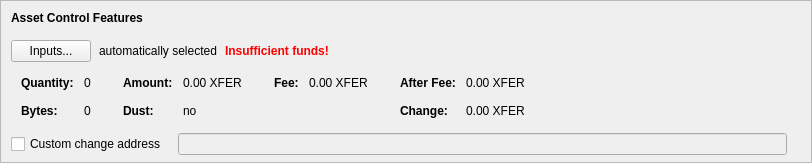
      <widget class="QFrame" name="frameAssetControl">
       <property name="sizePolicy">
        <sizepolicy hsizetype="Expanding" vsizetype="Fixed">
         <horstretch>0</horstretch>
         <verstretch>0</verstretch>
        </sizepolicy>
       </property>
       <property name="maximumSize">
        <size>
         <width>16777215</width>
         <height>16777215</height>
        </size>
       </property>
       <property name="frameShape">
        <enum>QFrame::StyledPanel</enum>
       </property>
       <property name="frameShadow">
        <enum>QFrame::Sunken</enum>
       </property>
       <layout class="QVBoxLayout" name="verticalLayoutAssetControl2">
        <property name="spacing">
         <number>0</number>
        </property>
        <property name="leftMargin">
         <number>0</number>
        </property>
        <property name="topMargin">
         <number>0</number>
        </property>
        <property name="rightMargin">
         <number>0</number>
        </property>
        <property name="bottomMargin">
         <number>6</number>
        </property>
        <item>
         <layout class="QVBoxLayout" name="verticalLayoutAssetControl" stretch="0,0,0,0,1">
          <property name="spacing">
           <number>0</number>
          </property>
          <property name="leftMargin">
           <number>10</number>
          </property>
          <property name="topMargin">
           <number>10</number>
          </property>
          <item>
           <layout class="QHBoxLayout" name="horizontalLayoutAssetControl1">
            <property name="bottomMargin">
             <number>15</number>
            </property>
            <item>
             <widget class="QLabel" name="labelAssetControlFeatures">
              <property name="sizePolicy">
               <sizepolicy hsizetype="Preferred" vsizetype="Maximum">
                <horstretch>0</horstretch>
                <verstretch>0</verstretch>
               </sizepolicy>
              </property>
              <property name="font">
               <font>
                <weight>75</weight>
                <bold>true</bold>
               </font>
              </property>
              <property name="styleSheet">
               <string notr="true">font-weight:bold;</string>
              </property>
              <property name="text">
               <string>Asset Control Features</string>
              </property>
             </widget>
            </item>
           </layout>
          </item>
          <item>
           <layout class="QHBoxLayout" name="horizontalLayoutAssetControl2" stretch="0,0,0,0">
            <property name="spacing">
             <number>8</number>
            </property>
            <property name="bottomMargin">
             <number>10</number>
            </property>
            <item>
             <widget class="QPushButton" name="pushButtonAssetControl">
              <property name="styleSheet">
               <string notr="true"/>
              </property>
              <property name="text">
               <string>Inputs...</string>
              </property>
              <property name="autoDefault">
               <bool>false</bool>
              </property>
             </widget>
            </item>
            <item>
             <widget class="QLabel" name="labelAssetControlAutomaticallySelected">
              <property name="text">
               <string>automatically selected</string>
              </property>
              <property name="margin">
               <number>5</number>
              </property>
             </widget>
            </item>
            <item>
             <widget class="QLabel" name="labelAssetControlInsuffFunds">
              <property name="font">
               <font>
                <weight>75</weight>
                <bold>true</bold>
               </font>
              </property>
              <property name="styleSheet">
               <string notr="true">color:red;font-weight:bold;</string>
              </property>
              <property name="text">
               <string>Insufficient funds!</string>
              </property>
              <property name="margin">
               <number>5</number>
              </property>
             </widget>
            </item>
            <item>
             <spacer name="horizontalSpacerAssetControl">
              <property name="orientation">
               <enum>Qt::Horizontal</enum>
              </property>
              <property name="sizeHint" stdset="0">
               <size>
                <width>40</width>
                <height>1</height>
               </size>
              </property>
             </spacer>
            </item>
           </layout>
          </item>
          <item>
           <widget class="QWidget" name="widgetAssetControl" native="true">
            <property name="sizePolicy">
             <sizepolicy hsizetype="Preferred" vsizetype="Preferred">
              <horstretch>0</horstretch>
              <verstretch>0</verstretch>
             </sizepolicy>
            </property>
            <property name="minimumSize">
             <size>
              <width>0</width>
              <height>0</height>
             </size>
            </property>
            <property name="styleSheet">
             <string notr="true"/>
            </property>
            <layout class="QHBoxLayout" name="horizontalLayoutAssetControl5">
             <property name="leftMargin">
              <number>0</number>
             </property>
             <property name="topMargin">
              <number>0</number>
             </property>
             <property name="rightMargin">
              <number>0</number>
             </property>
             <property name="bottomMargin">
              <number>0</number>
             </property>
             <item>
              <layout class="QHBoxLayout" name="horizontalLayoutAssetControl3" stretch="0,0,0,1">
               <property name="spacing">
                <number>20</number>
               </property>
               <property name="topMargin">
                <number>0</number>
               </property>
               <property name="bottomMargin">
                <number>10</number>
               </property>
               <item>
                <layout class="QFormLayout" name="formLayoutAssetControl1">
                 <property name="horizontalSpacing">
                  <number>10</number>
                 </property>
                 <property name="verticalSpacing">
                  <number>14</number>
                 </property>
                 <property name="leftMargin">
                  <number>10</number>
                 </property>
                 <property name="topMargin">
                  <number>4</number>
                 </property>
                 <property name="rightMargin">
                  <number>6</number>
                 </property>
                 <item row="0" column="0">
                  <widget class="QLabel" name="labelAssetControlQuantityText">
                   <property name="font">
                    <font>
                     <weight>75</weight>
                     <bold>true</bold>
                    </font>
                   </property>
                   <property name="text">
                    <string>Quantity:</string>
                   </property>
                   <property name="margin">
                    <number>0</number>
                   </property>
                  </widget>
                 </item>
                 <item row="0" column="1">
                  <widget class="QLabel" name="labelAssetControlQuantity">
                   <property name="cursor">
                    <cursorShape>IBeamCursor</cursorShape>
                   </property>
                   <property name="contextMenuPolicy">
                    <enum>Qt::ActionsContextMenu</enum>
                   </property>
                   <property name="text">
                    <string notr="true">0</string>
                   </property>
                   <property name="margin">
                    <number>0</number>
                   </property>
                   <property name="textInteractionFlags">
                    <set>Qt::LinksAccessibleByMouse|Qt::TextSelectableByKeyboard|Qt::TextSelectableByMouse</set>
                   </property>
                  </widget>
                 </item>
                 <item row="1" column="0">
                  <widget class="QLabel" name="labelAssetControlBytesText">
                   <property name="font">
                    <font>
                     <weight>75</weight>
                     <bold>true</bold>
                    </font>
                   </property>
                   <property name="text">
                    <string>Bytes:</string>
                   </property>
                  </widget>
                 </item>
                 <item row="1" column="1">
                  <widget class="QLabel" name="labelAssetControlBytes">
                   <property name="cursor">
                    <cursorShape>IBeamCursor</cursorShape>
                   </property>
                   <property name="contextMenuPolicy">
                    <enum>Qt::ActionsContextMenu</enum>
                   </property>
                   <property name="text">
                    <string notr="true">0</string>
                   </property>
                   <property name="textInteractionFlags">
                    <set>Qt::LinksAccessibleByMouse|Qt::TextSelectableByKeyboard|Qt::TextSelectableByMouse</set>
                   </property>
                  </widget>
                 </item>
                </layout>
               </item>
               <item>
                <layout class="QFormLayout" name="formLayoutAssetControl2">
                 <property name="horizontalSpacing">
                  <number>10</number>
                 </property>
                 <property name="verticalSpacing">
                  <number>14</number>
                 </property>
                 <property name="leftMargin">
                  <number>6</number>
                 </property>
                 <property name="topMargin">
                  <number>4</number>
                 </property>
                 <property name="rightMargin">
                  <number>6</number>
                 </property>
                 <item row="0" column="0">
                  <widget class="QLabel" name="labelAssetControlAmountText">
                   <property name="font">
                    <font>
                     <weight>75</weight>
                     <bold>true</bold>
                    </font>
                   </property>
                   <property name="text">
                    <string>Amount:</string>
                   </property>
                   <property name="margin">
                    <number>0</number>
                   </property>
                  </widget>
                 </item>
                 <item row="0" column="1">
                  <widget class="QLabel" name="labelAssetControlAmount">
                   <property name="cursor">
                    <cursorShape>IBeamCursor</cursorShape>
                   </property>
                   <property name="contextMenuPolicy">
                    <enum>Qt::ActionsContextMenu</enum>
                   </property>
                   <property name="text">
                    <string notr="true">0.00 XFER</string>
                   </property>
                   <property name="textInteractionFlags">
                    <set>Qt::LinksAccessibleByMouse|Qt::TextSelectableByKeyboard|Qt::TextSelectableByMouse</set>
                   </property>
                  </widget>
                 </item>
                 <item row="1" column="0">
                  <widget class="QLabel" name="labelAssetControlLowOutputText">
                   <property name="font">
                    <font>
                     <weight>75</weight>
                     <bold>true</bold>
                    </font>
                   </property>
                   <property name="text">
                    <string>Dust:</string>
                   </property>
                  </widget>
                 </item>
                 <item row="1" column="1">
                  <widget class="QLabel" name="labelAssetControlLowOutput">
                   <property name="cursor">
                    <cursorShape>IBeamCursor</cursorShape>
                   </property>
                   <property name="contextMenuPolicy">
                    <enum>Qt::ActionsContextMenu</enum>
                   </property>
                   <property name="text">
                    <string notr="true">no</string>
                   </property>
                   <property name="textInteractionFlags">
                    <set>Qt::LinksAccessibleByMouse|Qt::TextSelectableByKeyboard|Qt::TextSelectableByMouse</set>
                   </property>
                  </widget>
                 </item>
                </layout>
               </item>
               <item>
                <layout class="QFormLayout" name="formLayoutAssetControl3">
                 <property name="horizontalSpacing">
                  <number>10</number>
                 </property>
                 <property name="verticalSpacing">
                  <number>14</number>
                 </property>
                 <property name="leftMargin">
                  <number>6</number>
                 </property>
                 <property name="topMargin">
                  <number>4</number>
                 </property>
                 <property name="rightMargin">
                  <number>6</number>
                 </property>
                 <item row="0" column="0">
                  <widget class="QLabel" name="labelAssetControlFeeText">
                   <property name="font">
                    <font>
                     <weight>75</weight>
                     <bold>true</bold>
                    </font>
                   </property>
                   <property name="text">
                    <string>Fee:</string>
                   </property>
                   <property name="margin">
                    <number>0</number>
                   </property>
                  </widget>
                 </item>
                 <item row="0" column="1">
                  <widget class="QLabel" name="labelAssetControlFee">
                   <property name="cursor">
                    <cursorShape>IBeamCursor</cursorShape>
                   </property>
                   <property name="contextMenuPolicy">
                    <enum>Qt::ActionsContextMenu</enum>
                   </property>
                   <property name="text">
                    <string notr="true">0.00 XFER</string>
                   </property>
                   <property name="textInteractionFlags">
                    <set>Qt::LinksAccessibleByMouse|Qt::TextSelectableByKeyboard|Qt::TextSelectableByMouse</set>
                   </property>
                  </widget>
                 </item>
                </layout>
               </item>
               <item>
                <layout class="QFormLayout" name="formLayoutAssetControl4">
                 <property name="horizontalSpacing">
                  <number>10</number>
                 </property>
                 <property name="verticalSpacing">
                  <number>14</number>
                 </property>
                 <property name="leftMargin">
                  <number>6</number>
                 </property>
                 <property name="topMargin">
                  <number>4</number>
                 </property>
                 <property name="rightMargin">
                  <number>6</number>
                 </property>
                 <item row="0" column="0">
                  <widget class="QLabel" name="labelAssetControlAfterFeeText">
                   <property name="font">
                    <font>
                     <weight>75</weight>
                     <bold>true</bold>
                    </font>
                   </property>
                   <property name="text">
                    <string>After Fee:</string>
                   </property>
                   <property name="margin">
                    <number>0</number>
                   </property>
                  </widget>
                 </item>
                 <item row="0" column="1">
                  <widget class="QLabel" name="labelAssetControlAfterFee">
                   <property name="cursor">
                    <cursorShape>IBeamCursor</cursorShape>
                   </property>
                   <property name="contextMenuPolicy">
                    <enum>Qt::ActionsContextMenu</enum>
                   </property>
                   <property name="text">
                    <string notr="true">0.00 XFER</string>
                   </property>
                   <property name="textInteractionFlags">
                    <set>Qt::LinksAccessibleByMouse|Qt::TextSelectableByKeyboard|Qt::TextSelectableByMouse</set>
                   </property>
                  </widget>
                 </item>
                 <item row="1" column="0">
                  <widget class="QLabel" name="labelAssetControlChangeText">
                   <property name="font">
                    <font>
                     <weight>75</weight>
                     <bold>true</bold>
                    </font>
                   </property>
                   <property name="text">
                    <string>Change:</string>
                   </property>
                  </widget>
                 </item>
                 <item row="1" column="1">
                  <widget class="QLabel" name="labelAssetControlChange">
                   <property name="cursor">
                    <cursorShape>IBeamCursor</cursorShape>
                   </property>
                   <property name="contextMenuPolicy">
                    <enum>Qt::ActionsContextMenu</enum>
                   </property>
                   <property name="text">
                    <string notr="true">0.00 XFER</string>
                   </property>
                   <property name="textInteractionFlags">
                    <set>Qt::LinksAccessibleByMouse|Qt::TextSelectableByKeyboard|Qt::TextSelectableByMouse</set>
                   </property>
                  </widget>
                 </item>
                </layout>
               </item>
              </layout>
             </item>
            </layout>
           </widget>
          </item>
          <item>
           <layout class="QHBoxLayout" name="horizontalLayoutAssetControl4" stretch="0,0,0">
            <property name="spacing">
             <number>12</number>
            </property>
            <property name="sizeConstraint">
             <enum>QLayout::SetDefaultConstraint</enum>
            </property>
            <property name="topMargin">
             <number>5</number>
            </property>
            <property name="rightMargin">
             <number>5</number>
            </property>
            <item>
             <widget class="QCheckBox" name="checkBoxAssetControlChange">
              <property name="toolTip">
               <string>If this is activated, but the change address is empty or invalid, change will be sent to a newly generated address.</string>
              </property>
              <property name="text">
               <string>Custom change address</string>
              </property>
             </widget>
            </item>
            <item>
             <widget class="QValidatedLineEdit" name="lineEditAssetControlChange">
              <property name="enabled">
               <bool>false</bool>
              </property>
              <property name="sizePolicy">
               <sizepolicy hsizetype="Expanding" vsizetype="Fixed">
                <horstretch>0</horstretch>
                <verstretch>0</verstretch>
               </sizepolicy>
              </property>
             </widget>
            </item>
            <item>
             <widget class="QLabel" name="labelAssetControlChangeLabel">
              <property name="sizePolicy">
               <sizepolicy hsizetype="Preferred" vsizetype="Expanding">
                <horstretch>0</horstretch>
                <verstretch>0</verstretch>
               </sizepolicy>
              </property>
              <property name="minimumSize">
               <size>
                <width>0</width>
                <height>0</height>
               </size>
              </property>
              <property name="text">
               <string/>
              </property>
              <property name="margin">
               <number>3</number>
              </property>
             </widget>
            </item>
           </layout>
          </item>
          <item>
           <spacer name="verticalSpacerAssetControl">
            <property name="orientation">
             <enum>Qt::Vertical</enum>
            </property>
            <property name="sizeHint" stdset="0">
             <size>
              <width>800</width>
              <height>1</height>
             </size>
            </property>
           </spacer>
          </item>
         </layout>
        </item>
       </layout>
      </widget>
